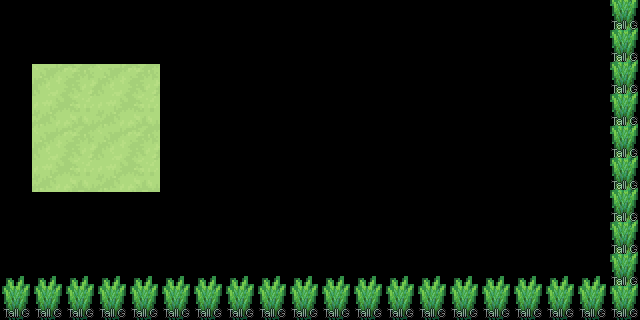

Rendered tile map (Tiled .tmx) drawn with the repository's tilesets; below, a short description and the map source with its tile grids summarised:
An orthogonal 20x10 tile map with 32x32 px tiles, 25 tile layers (Floor_0, Path_0, Terrain_0, Path1_0, ...), 6 tilesets.

<map version="1.10" tiledversion="1.10.2" orientation="orthogonal" renderorder="right-down" width="20" height="10" tilewidth="32" tileheight="32" infinite="0" nextlayerid="39" nextobjectid="1">
 <tileset firstgid="1" source="../Tilesets/passages.tsx" />
 <tileset firstgid="145" source="../Tilesets/systemtags.tsx" />
 <tileset firstgid="273" source="../Tilesets/terrain_tag.tsx" />
 <tileset firstgid="289" source="../Tilesets/nature_basics.tsx" />
 <tileset firstgid="10273" source="../Tilesets/common_assets.tsx" />
 <tileset firstgid="20257" source="../Tilesets/terrain basics v2.tsx" />
 <layer id="1" name="Floor_0" width="20" height="10">
  <data>[200 cells, 16 non-empty, 4 distinct tile ids]</data>
 </layer>
 <layer id="36" name="Path_0" width="20" height="10">
  <data>[200 cells, 0 non-empty, 0 distinct tile ids]</data>
 </layer>
 <layer id="19" name="Terrain_0" width="20" height="10">
  <data>[200 cells, 0 non-empty, 0 distinct tile ids]</data>
 </layer>
 <layer id="38" name="Path1_0" width="20" height="10">
  <data>[200 cells, 0 non-empty, 0 distinct tile ids]</data>
 </layer>
 <layer id="35" name="Watershore_0" width="20" height="10">
  <data>[200 cells, 0 non-empty, 0 distinct tile ids]</data>
 </layer>
 <layer id="25" name="Building_0" width="20" height="10">
  <data>[200 cells, 0 non-empty, 0 distinct tile ids]</data>
 </layer>
 <layer id="9" name="Tree_0" width="20" height="10">
  <data>[200 cells, 0 non-empty, 0 distinct tile ids]</data>
 </layer>
 <layer id="21" name="Furniture_0" width="20" height="10">
  <data>[200 cells, 29 non-empty, 1 distinct tile ids]</data>
 </layer>
 <group id="2" name="Z=0" />
 <layer id="26" name="Building_1" width="20" height="10">
  <data>[200 cells, 0 non-empty, 0 distinct tile ids]</data>
 </layer>
 <layer id="10" name="Tree_1" width="20" height="10">
  <data>[200 cells, 0 non-empty, 0 distinct tile ids]</data>
 </layer>
 <layer id="22" name="Furniture_1" width="20" height="10">
  <data>[200 cells, 0 non-empty, 0 distinct tile ids]</data>
 </layer>
 <group id="3" name="Z=1" />
 <layer id="27" name="Building_2" width="20" height="10">
  <data>[200 cells, 0 non-empty, 0 distinct tile ids]</data>
 </layer>
 <layer id="11" name="Tree_2" width="20" height="10">
  <data>[200 cells, 0 non-empty, 0 distinct tile ids]</data>
 </layer>
 <layer id="23" name="Furniture_2" width="20" height="10">
  <data>[200 cells, 28 non-empty, 1 distinct tile ids]</data>
 </layer>
 <group id="4" name="Z=2" />
 <layer id="28" name="Building_3" width="20" height="10">
  <data>[200 cells, 0 non-empty, 0 distinct tile ids]</data>
 </layer>
 <layer id="12" name="Tree_3" width="20" height="10">
  <data>[200 cells, 0 non-empty, 0 distinct tile ids]</data>
 </layer>
 <layer id="24" name="Furniture_3" width="20" height="10">
  <data>[200 cells, 0 non-empty, 0 distinct tile ids]</data>
 </layer>
 <group id="5" name="Z=3" />
 <layer id="29" name="Building_4" width="20" height="10">
  <data>[200 cells, 0 non-empty, 0 distinct tile ids]</data>
 </layer>
 <layer id="13" name="Tree_4" width="20" height="10">
  <data>[200 cells, 0 non-empty, 0 distinct tile ids]</data>
 </layer>
 <layer id="34" name="Furniture_4" width="20" height="10">
  <data>[200 cells, 0 non-empty, 0 distinct tile ids]</data>
 </layer>
 <group id="6" name="Z=4" />
 <layer id="30" name="Building_5" width="20" height="10">
  <data>[200 cells, 0 non-empty, 0 distinct tile ids]</data>
 </layer>
 <layer id="32" name="Tree_5" width="20" height="10">
  <data>[200 cells, 0 non-empty, 0 distinct tile ids]</data>
 </layer>
 <layer id="33" name="Furniture_5" width="20" height="10">
  <data>[200 cells, 0 non-empty, 0 distinct tile ids]</data>
 </layer>
 <group id="31" name="Z=5" />
 <layer id="8" name="systemtags" width="20" height="10" opacity="0.48">
  <data>[200 cells, 29 non-empty, 1 distinct tile ids]</data>
 </layer>
 <layer id="7" name="passages" width="20" height="10" opacity="0.45">
  <data>[200 cells, 0 non-empty, 0 distinct tile ids]</data>
 </layer>
</map>
